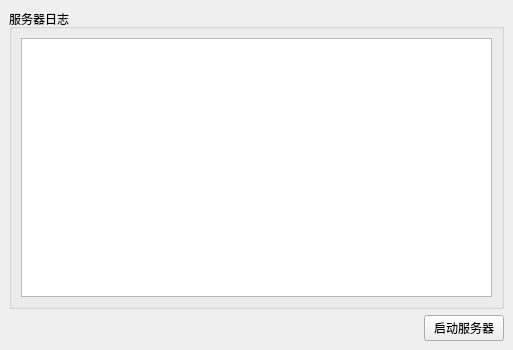
<?xml version="1.0" encoding="UTF-8"?>
<ui version="4.0">
 <class>MainWindow</class>
 <widget class="QMainWindow" name="MainWindow">
  <property name="geometry">
   <rect>
    <x>0</x>
    <y>0</y>
    <width>513</width>
    <height>350</height>
   </rect>
  </property>
  <property name="windowTitle">
   <string>MainWindow</string>
  </property>
  <widget class="QWidget" name="centralwidget">
   <layout class="QVBoxLayout" name="verticalLayout_2">
    <item>
     <widget class="QGroupBox" name="groupBox">
      <property name="title">
       <string>服务器日志</string>
      </property>
      <layout class="QVBoxLayout" name="verticalLayout">
       <item>
        <widget class="QPlainTextEdit" name="plainTextEdit"/>
       </item>
      </layout>
     </widget>
    </item>
    <item>
     <layout class="QHBoxLayout" name="horizontalLayout">
      <item>
       <spacer name="horizontalSpacer">
        <property name="orientation">
         <enum>Qt::Orientation::Horizontal</enum>
        </property>
        <property name="sizeHint" stdset="0">
         <size>
          <width>40</width>
          <height>20</height>
         </size>
        </property>
       </spacer>
      </item>
      <item>
       <widget class="QPushButton" name="startStopButton">
        <property name="text">
         <string>启动服务器</string>
        </property>
       </widget>
      </item>
     </layout>
    </item>
   </layout>
  </widget>
 </widget>
 <resources/>
 <connections/>
</ui>
